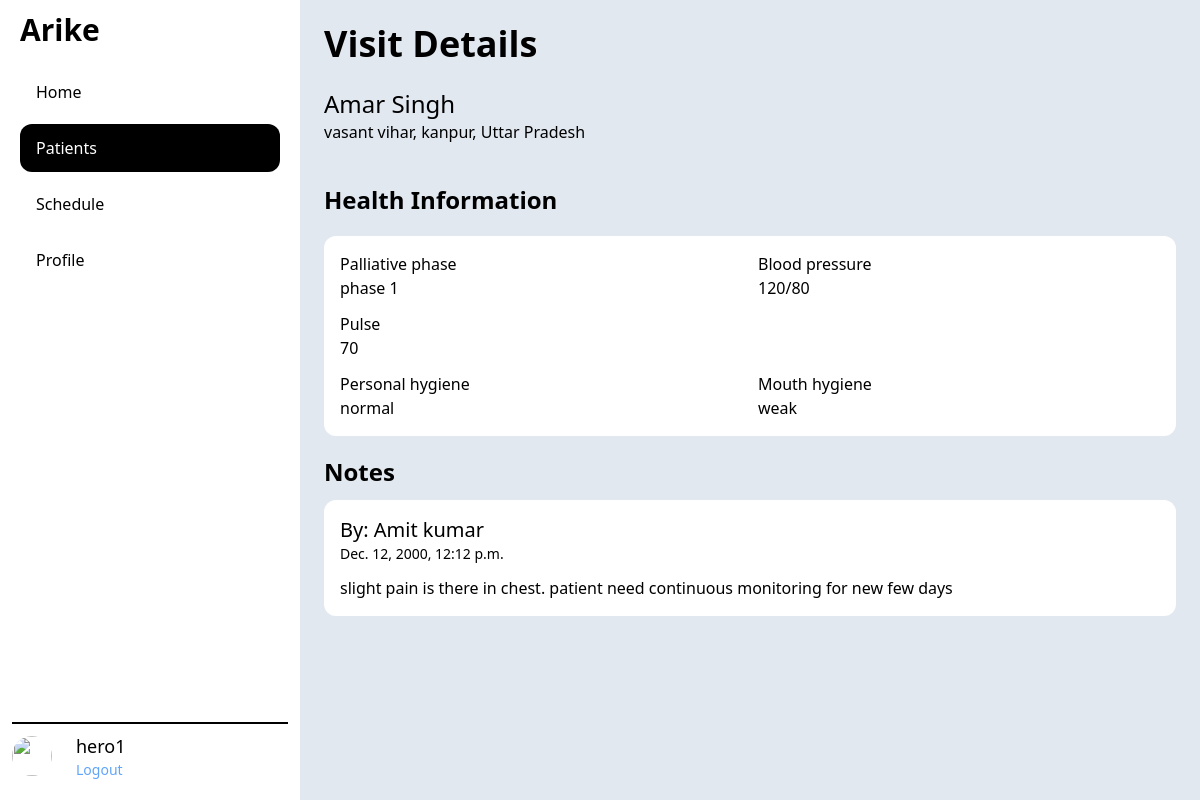
/patient/1/visit/1 (signed in), run on the app's committed database.
### app_admin/models.py (models this page shows)
class AppUser(AbstractBaseUser, PermissionsMixin):
    fullname = models.CharField(max_length=TEXT_LENGTH, blank=True)
    role = models.CharField(choices=ROLE_CHOICES,
                            max_length=TEXT_LENGTH, default=ROLE_CHOICES[0][0])
    email = models.EmailField(unique=True)
    phone = models.IntegerField(blank=True, null=True)
    is_verified = models.BooleanField(default=False)
    district = models.ForeignKey(
        District, on_delete=models.CASCADE, blank=True, null=True)
    facility = models.ForeignKey(
        Facility, on_delete=models.CASCADE, blank=True, null=True)
    is_staff = models.BooleanField(default=False)
    is_active = models.BooleanField(default=True)
    is_superuser = models.BooleanField(default=False)
    USERNAME_FIELD = "email"
    REQUIRED_FIELDS = []
    objects = AppUserManager()

### patient/models.py (models this page shows, shortened)
class Patient(models.Model):
    full_name = models.CharField(max_length=TEXT_LENGTH)
    date_of_birth = models.DateField()
    address = models.TextField()
    landmark = models.CharField(max_length=TEXT_LENGTH, blank=True)
    phone = models.IntegerField()
    gender = models.CharField(choices=GENDER_CHOICES, max_length=TEXT_LENGTH)
    emergency_phone_number = models.IntegerField()
    expired_time = models.DateTimeField(null=True, blank=True)
    ward = models.CharField(max_length=TEXT_LENGTH)
    facility = models.ForeignKey(Facility, on_delete=models.CASCADE)

class Visit(models.Model):
    palliative_phase = models.CharField(max_length=TEXT_LENGTH)
    blood_pressure = models.CharField(max_length=TEXT_LENGTH)
    pulse = models.CharField(max_length=TEXT_LENGTH)
    general_random_blood_sugar = models.CharField(
        max_length=TEXT_LENGTH)
    personal_hygiene = models.CharField(max_length=TEXT_LENGTH)
    mouth_hygiene = models.CharField(max_length=TEXT_LENGTH)
    pubic_hygiene = models.CharField(max_length=TEXT_LENGTH)
    systemic_examination = models.CharField(max_length=TEXT_LENGTH)
    patient_at_peace = models.BooleanField(default=False)
    pain = models.BooleanField(default=False)
    symptoms = models.CharField(max_length=TEXT_LENGTH)
    note = models.TextField()
    visit_schedule = models.ForeignKey(VisitSchedule, on_delete=models.CASCADE)

class VisitSchedule(models.Model):
    visit_time = models.DateTimeField()
    duration = models.IntegerField()
    visit_completed = models.BooleanField(default=False)
    patient = models.ForeignKey(Patient, on_delete=models.CASCADE)
    nurse = models.ForeignKey(AppUser, on_delete=models.CASCADE)

### patient/views.py (the view)
# urls.py: path('<int:patient_id>/visit/<int:pk>',views.PatientVisitDetailView.as_view(), name="patientvisit_detail"),
class PatientVisitDetailView(generic.DetailView):
    model = VisitSchedule
    fields = "__all__"
    template_name = "patient/patientvisit_detail.html"
    def get_context_data(self, **kwargs):
        context = super().get_context_data(**kwargs)
        patient_id = self.kwargs["patient_id"]
        visit_schedule_id = self.kwargs["pk"]
        context["patient"] = Patient.objects.get(pk=patient_id)
        context["visit"] = VisitSchedule.objects.get(
            pk=visit_schedule_id).visit_set.first()
        return context

### patient/templates/patient/patientvisit_detail.html
{% extends "base.html" %}
{% block content %}
    <div class="flex justify-between items-center">
        <h1 class="text-4xl font-bold">Visit Details</h1>
    </div>
    <section class="mt-6">
        <h2 class="text-2xl font-medium">{{patient.full_name}}</h2>
        <p>{{patient.address}}</p>
    </section>
    <section class="mt-10">
        <h2 class="text-2xl font-bold my-5">Health Information</h2>
        <div class="h-full p-4 bg-white rounded-xl">
            <div class="flex gap-2">
                <div class="basis-1/2">
                    <h3 class="font-medium">Palliative phase</h3>
                    <p>{{visit.palliative_phase}}</p>
                </div>
                <div>
                    <h3 class="font-medium">Blood pressure</h3>
                    <p>{{visit.blood_pressure}}</p>
                </div>
            </div>
            <h3 class="font-medium mt-3">Pulse</h3>
            <p>{{visit.pulse}}</p>
            <div class="flex gap-2 mt-3">
                <div class="basis-1/2">
                    <h3 class="font-medium">Personal hygiene</h3>
                    <p>{{visit.personal_hygiene}}</p>
                </div>
                <div>
                    <h3 class="font-medium">Mouth hygiene</h3>
                    <p>{{visit.mouth_hygiene}}</p>
                </div>
            </div>
        </div>
    </section>
    <section class="mt-5">
        <p class="text-2xl font-bold">Notes</p>
        <div class="h-full p-4 mt-3 bg-white rounded-xl">
            <h3 class="font-medium text-xl">By: {{visitschedule.nurse.fullname}}</h3>
            <p class="text-sm">{{visitschedule.visit_time}}</p>
            <p class="mt-3">{{visit.note}}</p>
        </div>
    </section>
{% endblock %}

### templates/base.html (shortened to what this page needs)
{% url 'patient:patient_list' as patient_url %}
{% url 'home_page' as home_url %}
{% url 'app_admin:facility_list' as facility_url %}
{% url 'app_admin:user_list' as user_url %}
{% url 'app_admin:profile_page' as profile_url %}
{% url 'patient:schedule_list' as schedule_url %}
<!DOCTYPE html>
<html lang="en">
<head>
    <script src="https://cdn.tailwindcss.com"></script>
</head>
<body>
    <div class="main_app h-screen flex flex-row">
        <div class="basis-1/4 flex flex-col p-3">
            <div>
                <h1 class="text-3xl font-bold ml-2">Arike</h1>
            </div>
            <nav class="grow flex flex-col p-2 py-4">
                <a class="hover:bg-black hover:text-white my-1 p-3 pl-4 rounded-xl {% if request.path == home_url %} text-white bg-black {% endif %}" href="{{home_url}}">Home</a>
                <a class="hover:bg-black hover:text-white my-1 p-3 pl-4 rounded-xl {% if patient_url in request.path and schedule_url not in request.path %} text-white bg-black {% endif %}" href="{{patient_url}}">Patients</a>
                <a class="hover:bg-black hover:text-white my-1 p-3 pl-4 rounded-xl {% if schedule_url in request.path %} text-white bg-black {% endif %}" href="{{schedule_url}}">Schedule</a>
                <a class="hover:bg-black hover:text-white my-1 p-3 pl-4 rounded-xl {% if profile_url in request.path %} text-white bg-black {% endif %}" href="{{profile_url}}">Profile</a>
            </nav>
            <div class="border-t-2 border-black flex items-center py-2">
                {% if user.is_authenticated %}
                <img class="h-10 w-10 rounded-full"
                    src="https://img.freepik.com/free-vector/mysterious-mafia-man-smoking-cigarette_52683-34828.jpg?t=st=1646297009~exp=1646297609~hmac=c27dc13388a3c6e94f089242b641cd9315c087c7e410346b2e151a41e6f7775d&w=740" />
                <div class="ml-6">
                    <p class="text-lg font-medium">{{user.fullname}}</p>
                    <p class="text-sm">
                        <a href="{% url 'auth_logout' %}" class="text-blue-400">Logout</a>
                    </p>
                </div>
                {% else %}
                <div class="grow text-center">
                    <a href="{% url 'auth_login' %}" class="text-blue-400">Login</a>
                </div>
                {% endif %}
            </div>
        </div>
        <main class="grow bg-slate-200 p-6 overflow-y-auto">
            {% block content %} {% endblock %}
        </main>
    </div>
</body>
</html>

### data on the page
AppUser: fullname "hero1"
Patient: full_name "Amar Singh", address "vasant vihar, kanpur, Uttar Pradesh"
Visit: palliative_phase "phase 1", blood_pressure "120/80", pulse "70", personal_hygiene "normal", mouth_hygiene "weak", note "slight pain is there in chest. patient need continuous monitoring for new few days"
VisitSchedule: nurse.fullname "Amit kumar", visit_time "Dec. 12, 2000, 12:12 p.m."
